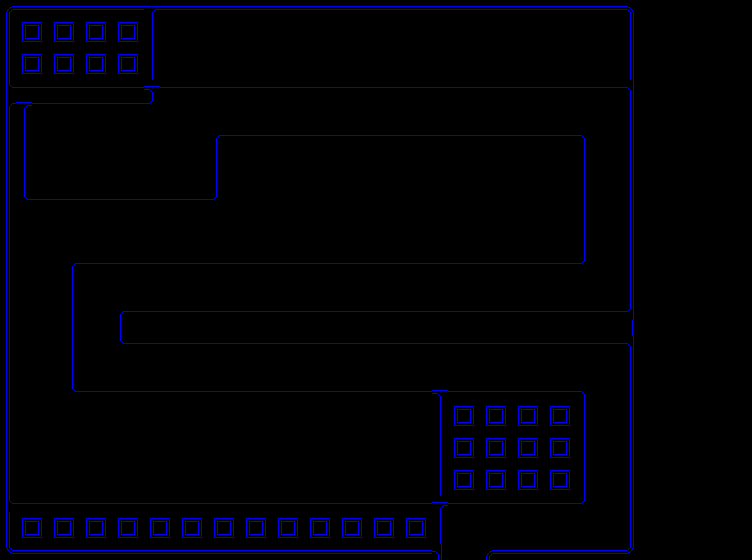

Below is a game level as drawn by its tile map, then a one-line description and the .tmx that defines it (tile-layer data replaced by summaries):
An orthogonal 47x35 tile map with 16x16 px tiles, 1 tile layer (Collision), 2 tilesets.

<map version="1.0" orientation="orthogonal" renderorder="right-down" width="47" height="35" tilewidth="16" tileheight="16" nextobjectid="1">
 <tileset firstgid="1" name="PacMan" tilewidth="16" tileheight="16">
  <image source="graphics/PacMan.png" width="160" height="160" />
  <tile id="0">
   <properties>
    <property name="blocked" value="true" />
   </properties>
  </tile>
  <tile id="1">
   <properties>
    <property name="blocked" value="true" />
   </properties>
  </tile>
  <tile id="2">
   <properties>
    <property name="blocked" value="true" />
   </properties>
  </tile>
  <tile id="3">
   <properties>
    <property name="blocked" value="true" />
   </properties>
  </tile>
  <tile id="4">
   <properties>
    <property name="blocked" value="true" />
   </properties>
  </tile>
  <tile id="5">
   <properties>
    <property name="blocked" value="true" />
   </properties>
  </tile>
  <tile id="6">
   <properties>
    <property name="blocked" value="true" />
   </properties>
  </tile>
  <tile id="7">
   <properties>
    <property name="blocked" value="true" />
   </properties>
  </tile>
  <tile id="8">
   <properties>
    <property name="blocked" value="true" />
   </properties>
  </tile>
  <tile id="9">
   <properties>
    <property name="blocked" value="true" />
   </properties>
  </tile>
  <tile id="10">
   <properties>
    <property name="blocked" value="true" />
   </properties>
  </tile>
  <tile id="11">
   <properties>
    <property name="blocked" value="true" />
   </properties>
  </tile>
  <tile id="12">
   <properties>
    <property name="blocked" value="true" />
   </properties>
  </tile>
  <tile id="13">
   <properties>
    <property name="blocked" value="true" />
   </properties>
  </tile>
  <tile id="14">
   <properties>
    <property name="blocked" value="true" />
   </properties>
  </tile>
  <tile id="15">
   <properties>
    <property name="blocked" value="true" />
   </properties>
  </tile>
  <tile id="16">
   <properties>
    <property name="blocked" value="true" />
   </properties>
  </tile>
  <tile id="17">
   <properties>
    <property name="blocked" value="true" />
   </properties>
  </tile>
  <tile id="18">
   <properties>
    <property name="blocked" value="true" />
   </properties>
  </tile>
  <tile id="19">
   <properties>
    <property name="blocked" value="true" />
   </properties>
  </tile>
  <tile id="20">
   <properties>
    <property name="blocked" value="true" />
   </properties>
  </tile>
  <tile id="21">
   <properties>
    <property name="blocked" value="true" />
   </properties>
  </tile>
  <tile id="22">
   <properties>
    <property name="blocked" value="true" />
   </properties>
  </tile>
  <tile id="23">
   <properties>
    <property name="blocked" value="true" />
   </properties>
  </tile>
  <tile id="24">
   <properties>
    <property name="blocked" value="true" />
   </properties>
  </tile>
  <tile id="25">
   <properties>
    <property name="blocked" value="true" />
   </properties>
  </tile>
  <tile id="28">
   <properties>
    <property name="blocked" value="true" />
   </properties>
  </tile>
  <tile id="29">
   <properties>
    <property name="blocked" value="true" />
   </properties>
  </tile>
  <tile id="58">
   <properties>
    <property name="blocked" value="true" />
   </properties>
  </tile>
 </tileset>
 <tileset firstgid="101" name="RegTower" tilewidth="32" tileheight="32">
  <image source="graphics/RegTower.png" width="32" height="32" />
 </tileset>
 <layer name="Collision" width="47" height="35">
  <data>[1645 cells, 908 non-empty, 27 distinct tile ids]</data>
 </layer>
</map>
